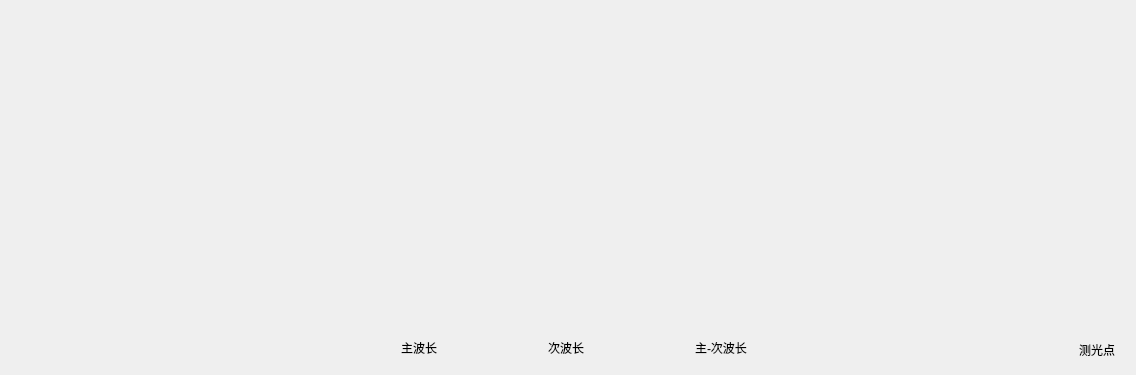
   <widget class="QWidget" name="page_4">
    <widget class="QwtPlot" name="qwtPlot">
     <property name="geometry">
      <rect>
       <x>10</x>
       <y>35</y>
       <width>1110</width>
       <height>300</height>
      </rect>
     </property>
    </widget>
    <widget class="QLabel" name="label_15">
     <property name="geometry">
      <rect>
       <x>5</x>
       <y>30</y>
       <width>1122</width>
       <height>336</height>
      </rect>
     </property>
     <property name="text">
      <string/>
     </property>
     <property name="borders" stdset="0">
      <string notr="true">all</string>
     </property>
    </widget>
    <widget class="QWidget" name="widget71" native="true">
     <property name="geometry">
      <rect>
       <x>10</x>
       <y>338</y>
       <width>1101</width>
       <height>20</height>
      </rect>
     </property>
     <layout class="QHBoxLayout" name="horizontalLayout_41">
      <property name="spacing">
       <number>50</number>
      </property>
      <property name="leftMargin">
       <number>0</number>
      </property>
      <property name="topMargin">
       <number>0</number>
      </property>
      <property name="rightMargin">
       <number>50</number>
      </property>
      <property name="bottomMargin">
       <number>0</number>
      </property>
      <item>
       <layout class="QHBoxLayout" name="horizontalLayout_38">
        <item>
         <spacer name="horizontalSpacer_41">
          <property name="orientation">
           <enum>Qt::Horizontal</enum>
          </property>
          <property name="sizeHint" stdset="0">
           <size>
            <width>40</width>
            <height>20</height>
           </size>
          </property>
         </spacer>
        </item>
        <item>
         <widget class="QLabel" name="label_7">
          <property name="minimumSize">
           <size>
            <width>11</width>
            <height>11</height>
           </size>
          </property>
          <property name="maximumSize">
           <size>
            <width>11</width>
            <height>11</height>
           </size>
          </property>
          <property name="text">
           <string/>
          </property>
          <property name="shapes" stdset="0">
           <string notr="true">legend_dot_blue</string>
          </property>
         </widget>
        </item>
        <item>
         <widget class="QLabel" name="label_17">
          <property name="text">
           <string>主波长</string>
          </property>
          <property name="fonts" stdset="0">
           <string notr="true">14</string>
          </property>
         </widget>
        </item>
       </layout>
      </item>
      <item>
       <layout class="QHBoxLayout" name="horizontalLayout_39">
        <item>
         <widget class="QLabel" name="label_18">
          <property name="minimumSize">
           <size>
            <width>11</width>
            <height>11</height>
           </size>
          </property>
          <property name="maximumSize">
           <size>
            <width>11</width>
            <height>11</height>
           </size>
          </property>
          <property name="text">
           <string/>
          </property>
          <property name="shapes" stdset="0">
           <string notr="true">legend_dot_orange</string>
          </property>
         </widget>
        </item>
        <item>
         <widget class="QLabel" name="label_19">
          <property name="text">
           <string>次波长</string>
          </property>
          <property name="fonts" stdset="0">
           <string notr="true">14</string>
          </property>
         </widget>
        </item>
       </layout>
      </item>
      <item>
       <layout class="QHBoxLayout" name="horizontalLayout_40">
        <item>
         <widget class="QLabel" name="label_20">
          <property name="minimumSize">
           <size>
            <width>11</width>
            <height>11</height>
           </size>
          </property>
          <property name="maximumSize">
           <size>
            <width>11</width>
            <height>11</height>
           </size>
          </property>
          <property name="text">
           <string/>
          </property>
          <property name="shapes" stdset="0">
           <string notr="true">legend_dot_green</string>
          </property>
         </widget>
        </item>
        <item>
         <widget class="QLabel" name="label_21">
          <property name="text">
           <string>主-次波长</string>
          </property>
          <property name="fonts" stdset="0">
           <string notr="true">14</string>
          </property>
         </widget>
        </item>
        <item>
         <spacer name="horizontalSpacer_42">
          <property name="orientation">
           <enum>Qt::Horizontal</enum>
          </property>
          <property name="sizeHint" stdset="0">
           <size>
            <width>40</width>
            <height>20</height>
           </size>
          </property>
         </spacer>
        </item>
       </layout>
      </item>
     </layout>
    </widget>
    <widget class="QLabel" name="label_16">
     <property name="geometry">
      <rect>
       <x>894</x>
       <y>340</y>
       <width>221</width>
       <height>20</height>
      </rect>
     </property>
     <property name="text">
      <string>测光点</string>
     </property>
     <property name="alignment">
      <set>Qt::AlignRight|Qt::AlignTrailing|Qt::AlignVCenter</set>
     </property>
     <property name="fonts" stdset="0">
      <string notr="true">14</string>
     </property>
    </widget>
    <zorder>widget71</zorder>
    <zorder>label_15</zorder>
    <zorder>qwtPlot</zorder>
    <zorder>label_16</zorder>
   </widget>
